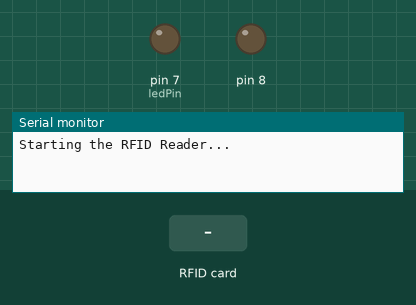
Simulated run of this sketch. Board: Arduino Uno, built with avr-gcc and run on an emulated ATmega328P. On the bench: output pins drawn as LEDs (lit = HIGH), the last lines printed to the serial monitor. Dashed ring = blinking. The inputs (shaded band) are chosen by the test bench. Pins used as bus, display or sensor lines are not drawn.

Above: at 1.2 s.
1.3 s: RFID card 92 25 82 34 held to the reader
At 1.55 s:
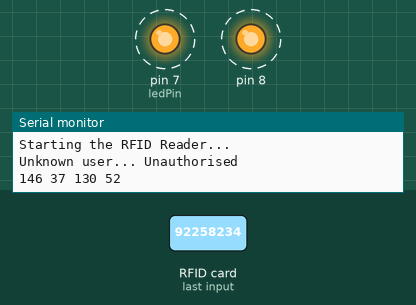
Timing chart, 0 to 4.3 s (numbered marks = the images above; inputs shaded):
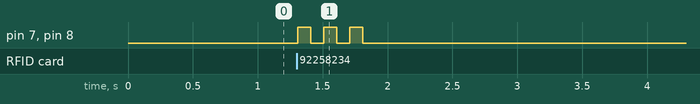

Measured:
- after the input at 1.3 s, pin 7 (ledPin), pin 8: alternates HIGH for 0.10 s and LOW for 0.10 s, 6 changes in all, then stays LOW, starting at once

The sketch:

rfid-rc522.ino
```cpp
#include <SPI.h>
#include <RFID.h>
#include <DS18B20.h>
#include <OneWire.h>
#define SS_PIN 10
#define RST_PIN 9

RFID rfid(SS_PIN, RST_PIN);
String rfidCard;

//the temperature input pin
DS18B20 ds(2);

//initializing variables
int ledPin = 7;
int data1 = 2;
int data2 = 3;

void temperature(String names)
{
  //if the card is recognized take temperature and save to the database
  while (ds.selectNext())
  {
    //get temperature thats more 30
    if(ds.getTempC() > 30.0)
    {
      //taking the temperature and making the led glow
      Serial.println("Taking temperature C` ...");
      digitalWrite(ledPin,HIGH);
      delay(1000);
      digitalWrite(ledPin,LOW);
      delay(1000);

      //when the led is off the temperature is recorded and sent to the database
      Serial.println(ds.getTempC());
      digitalWrite(8, HIGH);
      delay(2000);
      digitalWrite(8, LOW);
      Serial.println(names+"'s Temperature is taken and recorded");
      //Serial.println(rfidCard);
    }
    else
    {
      Serial.println("The temperature is lower then normal...");
      Serial.println(ds.getTempC());
      tone(8,100);
      digitalWrite(ledPin,HIGH);
      delay(3000);
      noTone(8);
      digitalWrite(ledPin,LOW);

    }
  }
}
void setup() {
  Serial.begin(9600);
  Serial.println("Starting the RFID Reader...");
  SPI.begin();
  rfid.init();

  //this pin works with the temperature sensor
  pinMode(ledPin,OUTPUT);
  pinMode(data1,INPUT);
  pinMode(data2,INPUT);

  //pin for the buzzer for both the rfid and the sensor
  pinMode(8, OUTPUT);
}
void loop() {
  if (rfid.isCard()) {
    if (rfid.readCardSerial())
    {
      rfidCard = String(rfid.serNum[0]) + " " + String(rfid.serNum[1]) + " " + String(rfid.serNum[2]) + " " + String(rfid.serNum[3]);
      if (rfidCard == "124 243 161 22")
      {
        //calling the temperature function with the user name
        temperature("Andreas");
      }
      else if (rfidCard == "92 25 82 34")
      {
        temperature("Joseph");
      }
      else if (rfidCard == "167 163 239 216")
      {
        temperature("Sidney");
      }
      else
      {
        Serial.println("Unknown user... Unauthorised");
        Serial.println(rfidCard);
        digitalWrite(8, HIGH);
        digitalWrite(7, HIGH);
        delay(100);
        digitalWrite(8, LOW);
        digitalWrite(7, LOW);
        delay(100);
        digitalWrite(8, HIGH);
        digitalWrite(7, HIGH);
        delay(100);
        digitalWrite(8, LOW);
        digitalWrite(7, LOW);
        delay(100);
        digitalWrite(8, HIGH);
        digitalWrite(7, HIGH);
        delay(100);
        digitalWrite(8, LOW);
        digitalWrite(7, LOW);
        delay(100);
      }
    }
    rfid.halt();
  }
}
```
